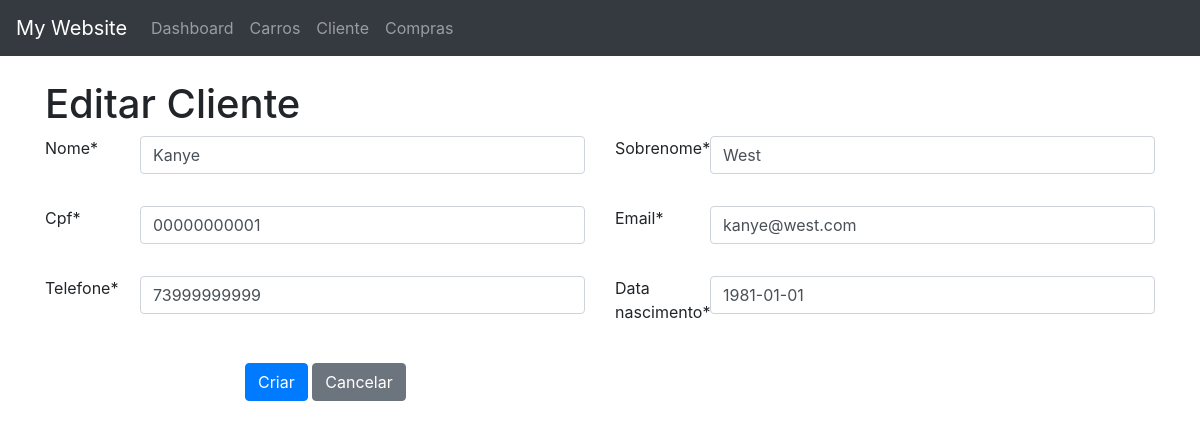
Page /cliente/editar/1 on the committed database.
### cliente/models.py (models this page shows, shortened)
class Cliente(models.Model):
    nome = models.CharField(max_length=100)
    sobrenome = models.CharField(max_length=100)
    cpf = models.CharField(max_length=11, unique=True)
    email = models.EmailField(unique=True)
    telefone = models.CharField(max_length=11)
    data_nascimento = models.DateField()
    created_at = models.DateTimeField(auto_now_add=True)
    updated_at = models.DateTimeField(auto_now=True)
    nivel_bruto = models.CharField(max_length=8, choices=NIVEL_CHOICES, default='BRONZE')

### cliente/views.py (the view)
# urls.py: path('editar/<int:id>', views.editar_cliente, name='editar_cliente'),
def editar_cliente(request, id):
    cliente = Cliente.objects.get(id=id)
    if cliente is None:
        return redirect('listar_clientes')
    if request.method == 'POST':
        form = ClienteForm(request.POST, instance=cliente)
        if form.is_valid():
            form.save()
            return redirect('listar_clientes')
    else:
        form = ClienteForm(instance=cliente)
        return render(request, 'criar_cliente.html', {'form': form})

### cliente/templates/criar_cliente.html (shortened to what this page needs)
{% extends 'basic.html' %}
{% load crispy_forms_tags %}
{% block content %}
    {% if form %}
        <h1>Editar Cliente</h1>
    {% else %}
        <h1>Cria Cliente</h1>
    {% endif %}
    <form method="post">
        {% crispy form %}
{% endblock %}

### rows in the picture
Cliente: nome "Kanye", sobrenome "West", cpf "00000000001", email "kanye@west.com", telefone "73999999999", data_nascimento "1981-01-01"
